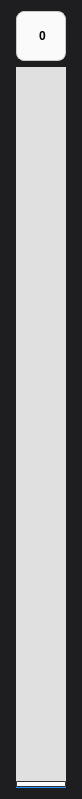
<?xml version="1.0" encoding="UTF-8"?>
<ui version="4.0">
 <class>MyScroller_vertical</class>
 <widget class="QWidget" name="MyScroller_vertical">
  <property name="geometry">
   <rect>
    <x>0</x>
    <y>0</y>
    <width>82</width>
    <height>799</height>
   </rect>
  </property>
  <property name="windowTitle">
   <string>Form</string>
  </property>
  <property name="styleSheet">
   <string notr="true">background-color: #1E1E20;</string>
  </property>
  <layout class="QGridLayout" name="gridLayout">
   <item row="0" column="0">
    <layout class="QVBoxLayout" name="verticalLayout">
     <item>
      <widget class="QLabel" name="value_label">
       <property name="minimumSize">
        <size>
         <width>50</width>
         <height>50</height>
        </size>
       </property>
       <property name="maximumSize">
        <size>
         <width>50</width>
         <height>50</height>
        </size>
       </property>
       <property name="styleSheet">
        <string notr="true">QLabel#value_label {
    /* 核心外观 */
    background-color: #FAFAFA;
    color: black;             /* 深灰色文字 */
    font-family: &quot;Segoe UI&quot;, &quot;Helvetica&quot;, sans-serif;
    font-weight: bold;

    /* 边框和圆角 */
    border: 1px solid #CCCCCC;  /* 细微的边框 */
    border-radius: 8px;         /* 柔和的圆角 */
    
    /* 阴影效果 (可选，但推荐，模拟深度) */
    box-shadow: 0 4px 6px rgba(0, 0, 0, 0.1); 
    
    /* 居中显示 */
    qproperty-alignment: AlignCenter; 
}</string>
       </property>
       <property name="text">
        <string>&lt;html&gt;&lt;head/&gt;&lt;body&gt;&lt;p align=&quot;center&quot;&gt;&lt;span style=&quot; font-weight:700;&quot;&gt;0&lt;/span&gt;&lt;/p&gt;&lt;/body&gt;&lt;/html&gt;</string>
       </property>
      </widget>
     </item>
     <item>
      <widget class="QSlider" name="verticalSlider">
       <property name="minimumSize">
        <size>
         <width>50</width>
         <height>150</height>
        </size>
       </property>
       <property name="styleSheet">
        <string notr="true">QSlider {
    /* 1. 消除外边距，让滑条占据整个控件区域 */
    padding: 0px;
    margin: 0px;
}

QSlider::groove:vertical {
    /* 2. 滑槽宽度与控件宽度一致 (原先是高度) */
    width: 50px;
    
    /* 3. 设置未填充区域的背景色（即矩形底部的颜色） */
    background: #D8D8D8; /* 浅灰色 */
    
    /* 4. 消除边框，使其看起来像一个纯矩形 */
    border: 1px solid #C0C0C0; 
    
    /* 5. 消除圆角 */
    border-radius: 0px; 
}

QSlider::add-page:vertical {
    /* 6. 设置已填充区域的背景色（即矩形底部的颜色，QSlider::sub-page 表示从小值到滑块的区域） */
    /* 注意：默认垂直滑条是从下往上增长，sub-page 在下部 */
    background: #1E90FF; /* 亮蓝色 */
    
    /* 7. 确保 sub-page 同样是直角 */
    border-radius: 0px;
}

QSlider::sub-page:vertical {
    /* 8. 确保 add-page 继承 groove 的样式（即未填充区域的颜色，add-page 在上部） */
    background: #E0E0E0;
    border-radius: 0px;
}

QSlider::handle:vertical {
    /* 9. 将滑块设计成一个不破坏矩形线条的细长横线 */
    
    /* 宽度：与滑槽宽度相同，实现水平对齐 */
    width: 50px; 
    
    /* 高度：非常细的线 (原先是宽度) */
    height: 4px; 
    
    /* 消除 handle 的默认突出边距，使它完全对齐滑槽左右边缘 */
    /* 水平：0px 0px 0px 0px (原先是 0px 0px 0px 0px) */
    /* 垂直方向的 margin 保持 0，以消除默认的垂直偏移 */
    margin: 0px 0px 0px 0px; 
    
    /* 颜色：设置一个可见色，作为拖动标记 */
    background: white; 
    
    /* 边框：稍微增加一点区分度 */
    border: 1px solid #333333; 
    border-radius: 1px;
}

QSlider::handle:vertical:hover {
    /* 10. 悬停时增加阴影或高亮 */
    background: #FFFFFF;
    border: 1px solid #1E90FF;
}</string>
       </property>
       <property name="orientation">
        <enum>Qt::Orientation::Vertical</enum>
       </property>
      </widget>
     </item>
    </layout>
   </item>
  </layout>
 </widget>
 <resources/>
 <connections/>
</ui>
